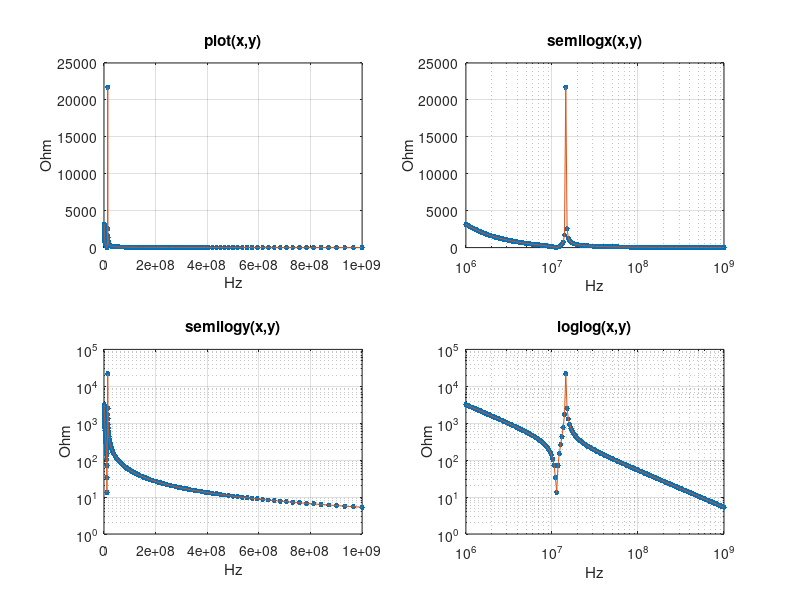

MATLAB code to generate this figure:
% Experiment (my_log1.m) mit logarithmischen 
% Koordinaten

%------- Parameter des Quarzes
Cs = 20e-12;       Cp = 30e-12;
L = 10e-6;         Rs = 1;

%------- Frequenzbereich Bestimmung
f0 = 1/sqrt(Cs*L)/(2*pi);      % Reihenresonanz
amin = fix(log10(f0/10));      amax = ceil(log10(f0*10));

%f = linspace(10^amin, 10^amax, 200);
f = logspace(amin, amax, 200);
w = 2*pi*f;

%------- Impedanz
Z1 = 1./(j*w*Cs)+j*w*L+Rs;     Z2 = 1./(j*w*Cp);
Z = (Z1.*Z2)./(Z1+Z2);

%------- Darstellungen
figure(1);
subplot(221),  plot(f,abs(Z),'.','MarkerSize',12);
title('plot(x,y)');
xlabel('Hz');     ylabel('Ohm');     grid;
hold on;
plot(f,abs(Z));
hold off;

subplot(222),  semilogx(f,abs(Z),'.','MarkerSize',12);
title('semilogx(x,y)');
xlabel('Hz');     ylabel('Ohm');     grid;
hold on;
semilogx(f,abs(Z));
hold off;

subplot(223),  semilogy(f,abs(Z),'.','MarkerSize',12);
title('semilogy(x,y)');
xlabel('Hz');     ylabel('Ohm');     grid;
hold on;
semilogy(f,abs(Z));
hold off;

subplot(224),  loglog(f,abs(Z),'.','MarkerSize',12);
title('loglog(x,y)');
xlabel('Hz');     ylabel('Ohm');     grid;
hold on;
loglog(f,abs(Z));
hold off;
